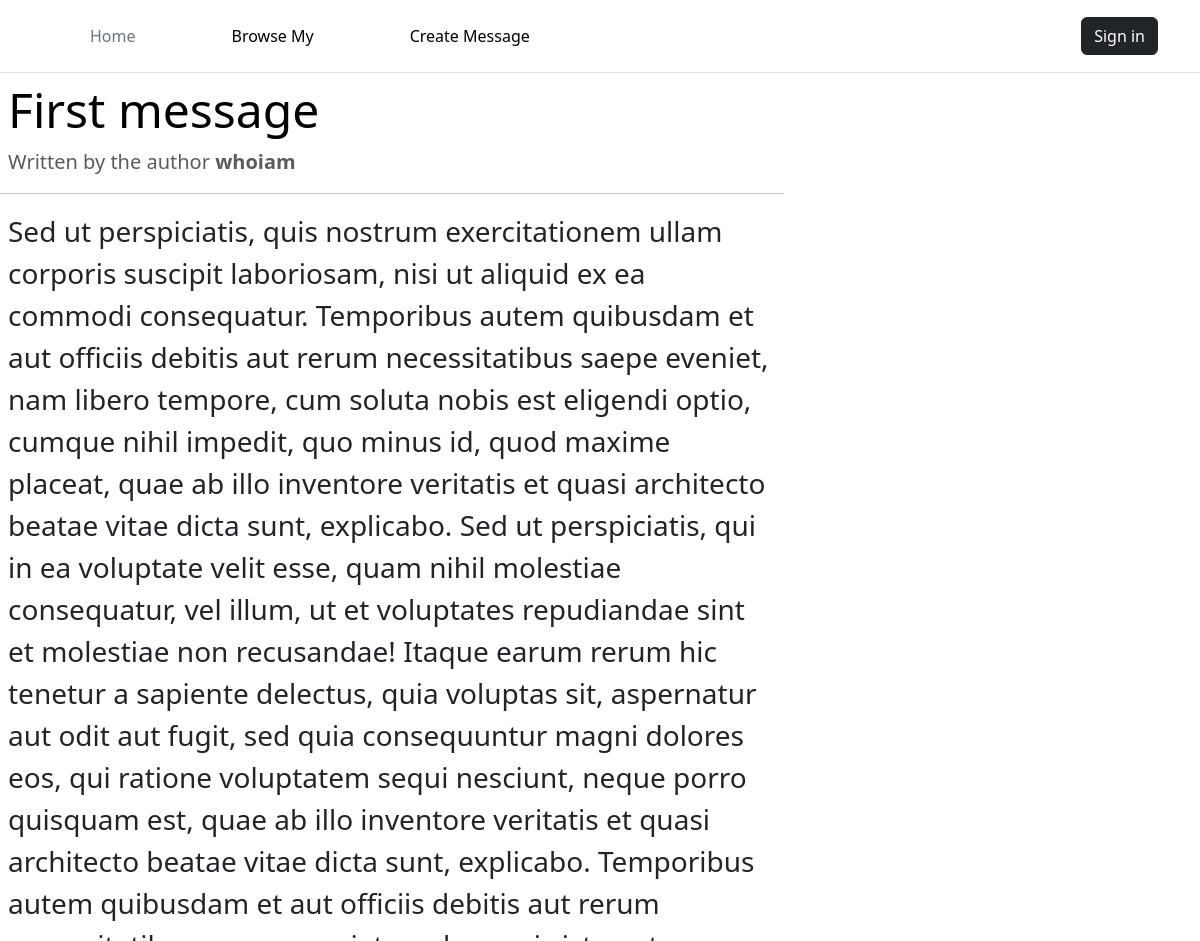
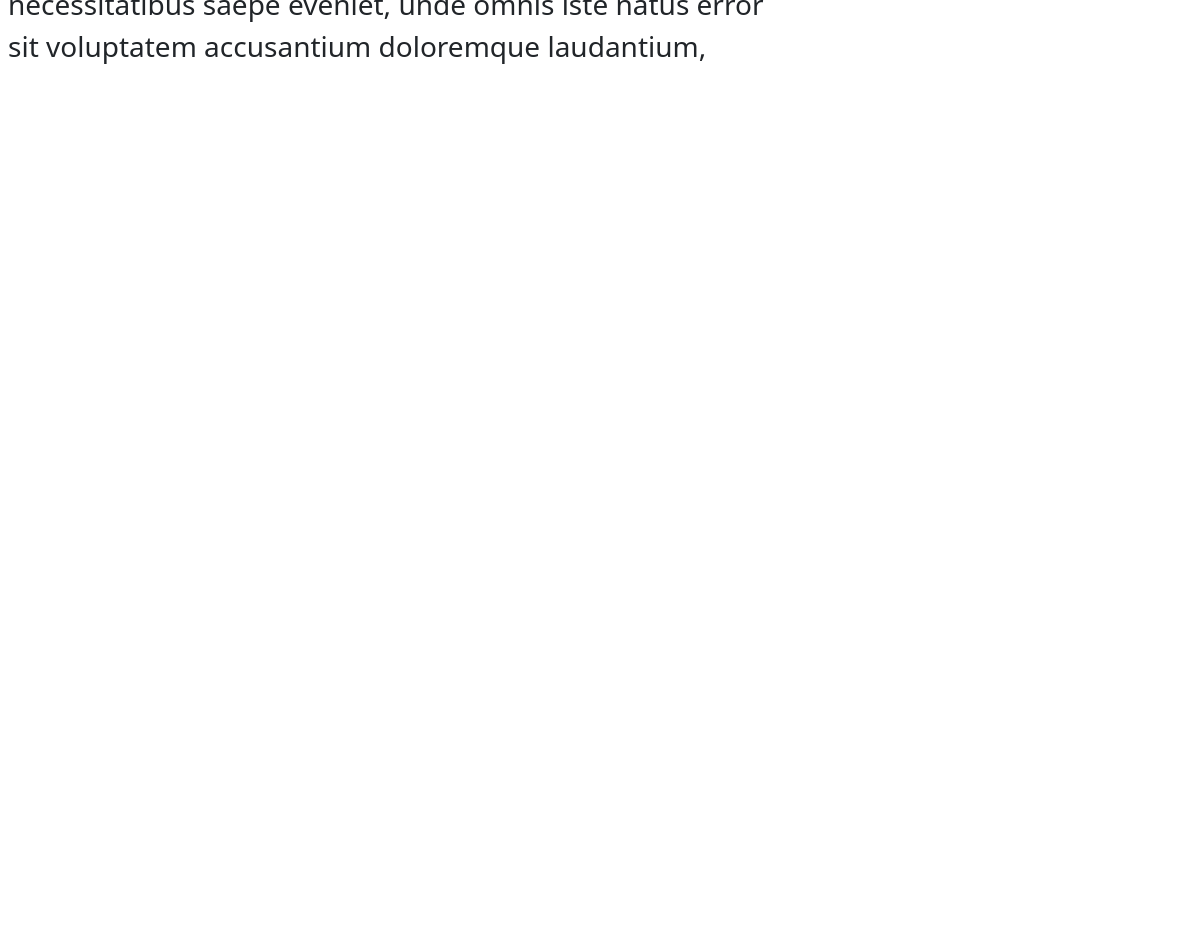
/message?id=11, run on the app's committed database (2 pictures, top to bottom).
### tables this page shows
CREATE TABLE `messages` (
  `message_id` int NOT NULL,
  `user_id` int NOT NULL,
  `title` varchar(255) NOT NULL,
  `short_desc` varchar(255) NOT NULL,
  `full_desc` text NOT NULL
);

CREATE TABLE `users` (
  `user_id` int NOT NULL,
  `user_name` varchar(50) NOT NULL,
  `user_email` varchar(255) NOT NULL,
  `password` varchar(255) NOT NULL
);

### app/models/dbmodel.php (called while the page is built)
<?php
class DbModel {
    private $pdo;
    public function __construct() {
        try {
            $this->pdo = new PDO('mysql:host='. DBHOST . ';dbname=' . DBNAME . ';charset=utf8mb4', DBUSER, DBPASS);
            $this->pdo->setAttribute(PDO::ATTR_ERRMODE, PDO::ERRMODE_EXCEPTION);
        } catch (PDOException $e) {
            echo "Failed to connect: " . $e->getMessage();
            exit();
        }
    }
    public function query(string $sql, array $params = []): PDOStatement|string|bool
    {
        try {
            $sth = $this->pdo->prepare($sql);
            $state = $sth->execute($params);
            if($state === false) {
                return false;
            }
            else {
                return $sth;
            }
        } catch (PDOException $e) {
            return "Invalid request: " . $e->getMessage();
        }
    }
}

### app/core/functions.php (called while the page is built, shortened)
<?php
function get_all_messages(Message $message): string|bool|array
{
    return $message->select_all();
}
function get_comments(Comment $comment)
{
    if(isset($_SESSION['msg_id'])) {
        return $comment->select($_SESSION['msg_id']);
    }
}
$conn = new DbModel();
$message = new Message($conn);
$comment = new Comment($conn);
$all_messages = get_all_messages($message);

### app/models/message.php (called while the page is built, shortened)
<?php
class Message {
    private $pdo;
    public function __construct($pdo) {
        $this->pdo = $pdo;
    }
    public function select_all(): string|bool|array
    {
        $sql = 'SELECT `message_id`, `user_name`, `title`, `short_desc`, `full_desc` FROM `messages` INNER JOIN `users` USING(`user_id`) ORDER BY `message_id`';
        $res = $this->pdo->query($sql, array());
        return $res->fetchAll(PDO::FETCH_ASSOC);
    }
}

### app/core/init.php (called while the page is built, shortened)
<?php
require_once("app/models/dbmodel.php");
require_once ("app/models/message.php");
require_once ("app/models/comment.php");
require_once("functions.php");

### app/models/comment.php (called while the page is built, shortened)
<?php
 class Comment {
     private $pdo;
     public function __construct($pdo) {
         $this->pdo = $pdo;
     }
     public function select(int $message_id): string|bool|array
     {
         $sql = 'SELECT `user_name`, `text` FROM `comments` INNER JOIN `users` USING(`user_id`) WHERE `message_id` = ?';
         $res = $this->pdo->query($sql, array($message_id));
         return $res->fetchAll(PDO::FETCH_ASSOC);
     }
 }

### app/pages/message.php (the view, shortened to what this page needs)
<?php include("app/pages/includes/header.php");?>
<?php if(!isset($_GET['id']))
{?>
    <h4>Not found message!</h4>
<?php }
    else {
        $id = $_GET['id'];
        for ($i = 0; $i < count($all_messages); $i++) {
            if ($id == $all_messages[$i]['message_id']) {
                $browse_message = $all_messages[$i];
            }
        }
        $all_comments = get_comments($comment);
    }
?>
<div class="row g-5">
    <div class="col-md-8">
        <article class="blog-post">
            <h1 class="display-5 link-body-emphasis m-2"><?=$browse_message['title']?></h1>
            <p class="blog-post-meta m-2 fs-5 text-muted">Written by the author <strong><?=$browse_message['user_name']?></strong></a></p>
            <hr>
            <p class="m-2 fs-3"><?=$browse_message['full_desc']?></p>
        </article>
    </div>
</div>
<section style="background-color: #eee;">
    <div class="container my-5 py-5">
        <div class="row d-flex justify-content-start">
            <div class="col-md-12 col-lg-10 col-xl-8">
                <div class="card">
                    <?php
                    for ($i = 0; $i < count($all_comments); $i++) {
                    ?>
                    <div class="card-body">
                        <div class="d-flex flex-start align-items-center">
                            <div>
                                <h6 class="fw-bold text-primary mb-1"><?=$all_comments[$i]['user_name']?></h6>
                            </div>
                        </div>
                        <p class="mt-1 mb-2 pb-2">
                        </p>
                    </div>
                    <?php } ?>
                    <div class="card-footer py-3 border-0" style="background-color: #f8f9fa;">
                        <form utocomplete="off" action="/app/core/function.php" method="post">
                            <div class="d-flex flex-start w-100">
                                <div class="form-outline w-100">
                                <textarea class="form-control" id="textAreaExample" rows="4" style="background: #fff;" name="text_comm"></textarea>
                                    <label class="form-label" for="textAreaExample">Comment</label>
                                </div>
                            </div>
                            <button type="submit" class="float-end mt-2 pt-1 btn btn-primary btn-sm" name="post_comm">Post comment</button>
                        </form>
                    </div>
                </div>
            </div>
        </div>
    </div>
</section>
<?php include("app/pages/includes/footer.php"); ?>

### data on the page
messages: title "First message", full_desc "Sed ut perspiciatis, quis nostrum exercitationem ullam corporis suscipit laboriosam, nisi ut aliquid ex ea commodi consequatur. Temporibus autem quibusdam et aut officiis debitis aut rerum necessitatibus saepe eveniet, nam libero tempore, cum soluta nobis est eligendi optio, cumque nihil impedit, quo minus id, quod maxime placeat, quae ab illo inventore veritatis et quasi architecto beatae vitae dicta sunt, explicabo. Sed ut perspiciatis, qui in ea voluptate velit esse, quam nihil molestiae consequatur, vel illum, ut et voluptates repudiandae sint et molestiae non recusandae! Itaque earum rerum hic tenetur a sapiente delectus, quia voluptas sit, aspernatur aut odit aut fugit, sed quia…"
users: user_name "whoiam"
